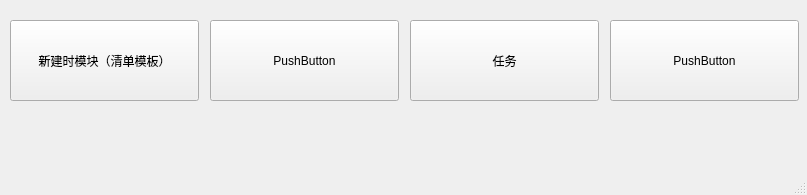
<?xml version="1.0" encoding="UTF-8"?>
<ui version="4.0">
 <class>A_All_template_Window</class>
 <widget class="QMainWindow" name="A_All_template_Window">
  <property name="geometry">
   <rect>
    <x>0</x>
    <y>0</y>
    <width>807</width>
    <height>195</height>
   </rect>
  </property>
  <property name="windowTitle">
   <string>MainWindow</string>
  </property>
  <widget class="QWidget" name="centralwidget">
   <widget class="QPushButton" name="pushButton_4">
    <property name="geometry">
     <rect>
      <x>10</x>
      <y>20</y>
      <width>189</width>
      <height>81</height>
     </rect>
    </property>
    <property name="text">
     <string>新建时模块（清单模板）</string>
    </property>
   </widget>
   <widget class="QPushButton" name="pushButton_5">
    <property name="geometry">
     <rect>
      <x>210</x>
      <y>20</y>
      <width>189</width>
      <height>81</height>
     </rect>
    </property>
    <property name="text">
     <string>PushButton</string>
    </property>
   </widget>
   <widget class="QPushButton" name="pushButton_6">
    <property name="geometry">
     <rect>
      <x>410</x>
      <y>20</y>
      <width>189</width>
      <height>81</height>
     </rect>
    </property>
    <property name="text">
     <string>任务</string>
    </property>
   </widget>
   <widget class="QPushButton" name="pushButton_7">
    <property name="geometry">
     <rect>
      <x>610</x>
      <y>20</y>
      <width>189</width>
      <height>81</height>
     </rect>
    </property>
    <property name="text">
     <string>PushButton</string>
    </property>
   </widget>
  </widget>
  <widget class="QMenuBar" name="menubar">
   <property name="geometry">
    <rect>
     <x>0</x>
     <y>0</y>
     <width>807</width>
     <height>24</height>
    </rect>
   </property>
  </widget>
  <widget class="QStatusBar" name="statusbar"/>
 </widget>
 <resources/>
 <connections/>
</ui>
